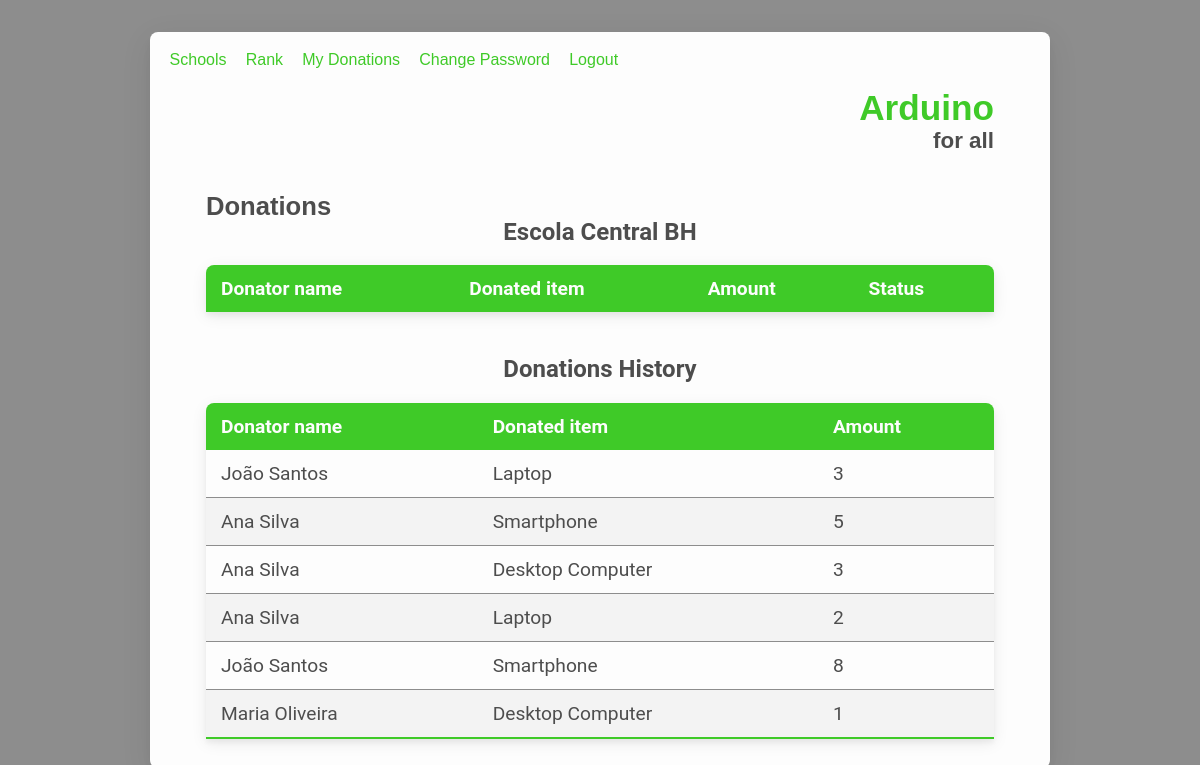
The page /school_page (signed in) on the database its author committed.
### tables this page shows
CREATE TABLE "schools" (
	"id"	INTEGER,
	"name"	VARCHAR(255),
	"address"	VARCHAR(255),
	"city"	VARCHAR(255),
	"state"	VARCHAR(255),
	"country"	VARCHAR(255),
	"phone"	VARCHAR(20),
	"email"	VARCHAR(255),
	"password"	VARCHAR(255),
	"latitude"	Decimal(8, 6),
	"longitude"	Decimal(9, 6),
	"photo"	VARCHAR(255),
	PRIMARY KEY("id")
);

CREATE TABLE "donations" (
	"id"	INTEGER,
	"user_id"	VARCHAR(255),
	"school_id"	VARCHAR(255),
	"item_id"	VARCHAR(255),
	"amount"	VARCHAR(255),
	"received"	INTEGER,
	PRIMARY KEY("id")
);

CREATE TABLE 'users' ( 'id' INTEGER PRIMARY KEY, 'name' VARCHAR(255), 'email' VARCHAR(255), 'password' VARCHAR(255), 'photo' VARCHAR(255) );

CREATE TABLE 'items' ( 'id' INTEGER PRIMARY KEY, 'name' VARCHAR(255), 'description' VARCHAR(255), 'icon' VARCHAR(255), 'scores' INTEGER );

### app.py (the view)
@app.route('/school_page')
def schoolPage():
    if 'userId' in session:
        schoolId = session['userId']
        con = sql.connect(DATABASE)
        con.row_factory = sql.Row
        cursor = con.cursor()
        itemId = request.args.get('id')
        if itemId:
            cursor.execute(
                'UPDATE `donations` SET `received` = 1 WHERE id = ?', [itemId])
            con.commit()
        cursor.execute(
            'SELECT donations.id, donations.amount, donations.received, users.name AS user, items.name AS item, items.scores, schools.name AS school FROM `donations` INNER JOIN `schools` ON schools.id = donations.school_id INNER JOIN `items` ON items.id = donations.item_id INNER JOIN `users` ON users.id = donations.user_id WHERE donations.school_id=?', [schoolId])
        donations = cursor.fetchall()
        return render_template('school_page.html', donations=donations)
    else:
        return redirect('/login')

### templates/school_page.html (shortened to what this page needs)
{% extends "layout.html" %} {% block pageTitle %} Donations {% endblock %} {%
block content %} {% if not donations %}
<h2 class="center marg-t">No donations yet!</h2>
{% else %}
<h2 class="center marg-t">{{ donations[0]['school'] }}</h2>
<table class="styled-table">
  <thead>
    <td>Donator name</td>
    <td>Donated item</td>
    <td>Amount</td>
    <td colspan="2">Status</td>
  </thead>
</table>
<h2 class="center marg-t">Donations History</h2>
<table class="styled-table">
  <thead>
    <td>Donator name</td>
    <td>Donated item</td>
    <td>Amount</td>
  </thead>
  {% for donation in donations %} {% if donation['received'] == 1 %}
  <tr>
    <td>{{ donation['user'] }}</td>
    <td>{{ donation['item'] }}</td>
    <td>{{ donation['amount'] }}</td>
  </tr>
  {% endif %} {% endfor %}
</table>
{% endif %} {% endblock%}

### static/css/style.css (style rules this page uses)
:root { --primary: #4d4d4d; --secondary: #ffffff; --white: #fdfdfd; --darkgray: #3d3d3d; --lightgray: #8d8d8d; --lightergray: #f3f3f3; --green: #3fca28; --purple: #65068a; --font: 'Roboto', sans-serif; --shadow-small: 0px 2px 2px rgba(0, 0, 0, 0.04), 0px 2px 8px rgba(0, 0, 0, 0.08); --shadow: 0px 4px 4px rgba(0, 0, 0, 0.04), 0px 4px 16px rgba(0, 0, 0, 0.08); --shadow-big: 0px 8px 8px rgba(0, 0, 0, 0.04), 0px 8px 32px rgba(0, 0, 0, 0.08); }
* { margin: 0; padding: 0; -webkit-box-sizing: border-box; box-sizing: border-box; }
html, body, #root { max-height: 100vh; max-width: 100vw; height: 100%; width: 100%; }
body { padding: 2em; font-family: var(--font); color: var(--primary); background-color: var(--lightgray); }
.styled-table { border-collapse: collapse; margin: 1em 0; font-size: 1.2em; min-width: 300px; border-radius: 8px 8px 0 0; overflow: hidden; -webkit-box-shadow: var(--shadow); box-shadow: var(--shadow); }
.styled-table th, .styled-table td { padding: 12px 15px; }
.styled-table tbody tr { border-bottom: 1px solid var(--lightgray); }
.styled-table tbody tr:nth-of-type(even) { background-color: var(--lightergray); }
.styled-table tbody tr:last-of-type { border-bottom: 2px solid var(--green); }
.center { text-align: center; }
.marg-t { margin-top: 1em; }

### rows shown on the page
schools: name "Escola Central BH"
donations: user "João Santos", item "Laptop", amount "3"
donations: user "Ana Silva", item "Smartphone", amount "5"
donations: user "Ana Silva", item "Desktop Computer", amount "3"
donations: user "Ana Silva", item "Laptop", amount "2"
donations: user "João Santos", item "Smartphone", amount "8"
donations: user "Maria Oliveira", item "Desktop Computer", amount "1"
